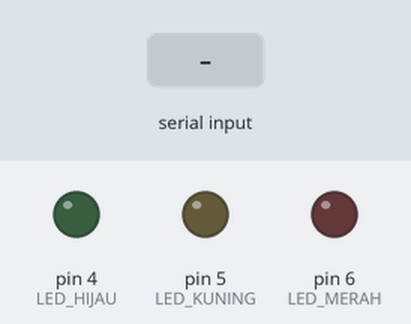
The sketch below on a simulated Arduino Uno, built with avr-gcc and run on an emulated ATmega328P. Shown: output pins drawn as LEDs (lit = HIGH). The inputs (shaded band) are chosen by the test bench.

Above: at 1.2 s.
1.3 s: "HIJAU-ON" received over Serial
At 2.6 s:
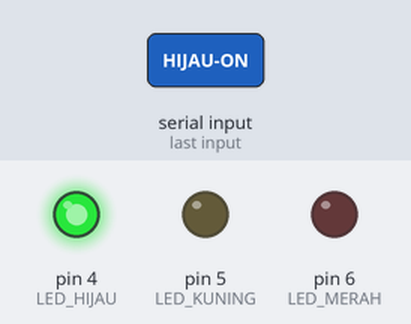
2.9 s: "KUNING-ON" received over Serial
At 3.4 s:
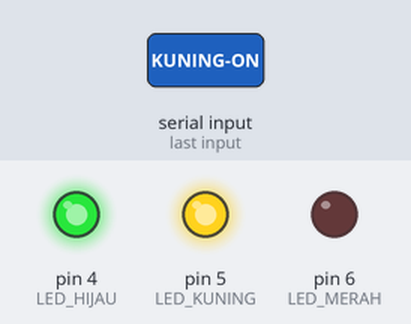
4.5 s: "HIJAU-OFF" received over Serial
At 5.8 s:
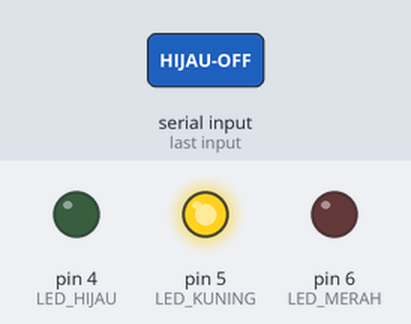
6.1 s: "MERAH-ON" received over Serial
At 7.4 s:
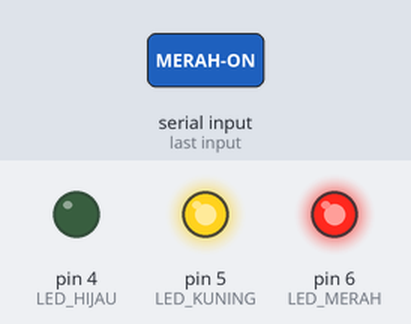
7.7 s: "KUNING-OFF" received over Serial
At 9.0 s:
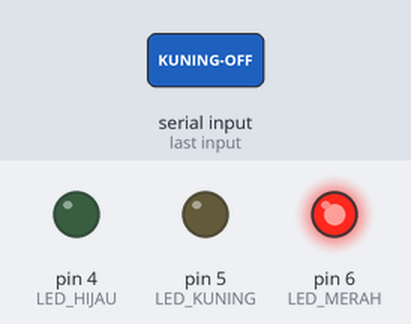
9.4 s: "MERAH-OFF" received over Serial
At 10.7 s:
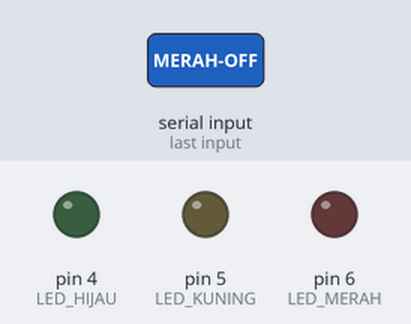
Timing chart, 0 to 12.0 s (numbered marks = the images above; inputs shaded):
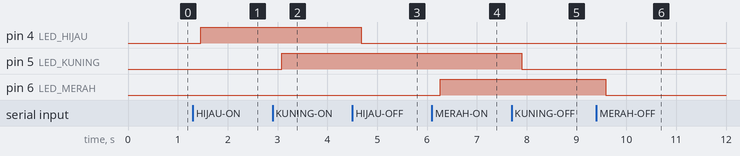

The sketch:

project6_arduino_serial3_command.ino
```cpp
int const LED_HIJAU = 4;
int const LED_KUNING = 5;
int const LED_MERAH = 6;

void setup() {
  pinMode(LED_HIJAU, OUTPUT);
  pinMode(LED_KUNING, OUTPUT);
  pinMode(LED_MERAH, OUTPUT);
  Serial.begin(9600); //set Baud reate serial
}

void loop() {
  boolean perintahFlag = true;
  String perintah = "";

  //baca perintah di serial port
  while(Serial.available() != 0) { //baca data dari serial
    perintah = perintah + char(Serial.read());
    delay(20);
  }

  if(perintah.length() == 0) {
    return;
  }
  perintah.trim(); //hapus karakter whitespace

  //hijau
  if(perintah == "HIJAU-ON") {
    digitalWrite(LED_HIJAU, HIGH);
  }
  if(perintah == "HIJAU-OFF") {
    digitalWrite(LED_HIJAU, LOW);
  }

  //kuning
  if(perintah == "KUNING-ON") {
    digitalWrite(LED_KUNING, HIGH);
  }
  if(perintah == "KUNING-OFF") {
    digitalWrite(LED_KUNING, LOW);
  }

  //merah
  if(perintah == "MERAH-ON") {
    digitalWrite(LED_MERAH, HIGH);
  }
   if(perintah == "MERAH-OFF") {
    digitalWrite(LED_MERAH, LOW);
  }
}
```

Measured:
- after the input at 1.3 s, pin 4 (LED_HIJAU): LOW → HIGH after 0.16 s
- after the input at 2.9 s, pin 5 (LED_KUNING): LOW → HIGH after 0.18 s
- after the input at 4.5 s, pin 4 (LED_HIJAU): HIGH → LOW after 0.18 s
- after the input at 6.1 s, pin 6 (LED_MERAH): LOW → HIGH after 0.16 s
- after the input at 7.7 s, pin 5 (LED_KUNING): HIGH → LOW after 0.20 s
- after the input at 9.4 s, pin 6 (LED_MERAH): HIGH → LOW after 0.18 s
